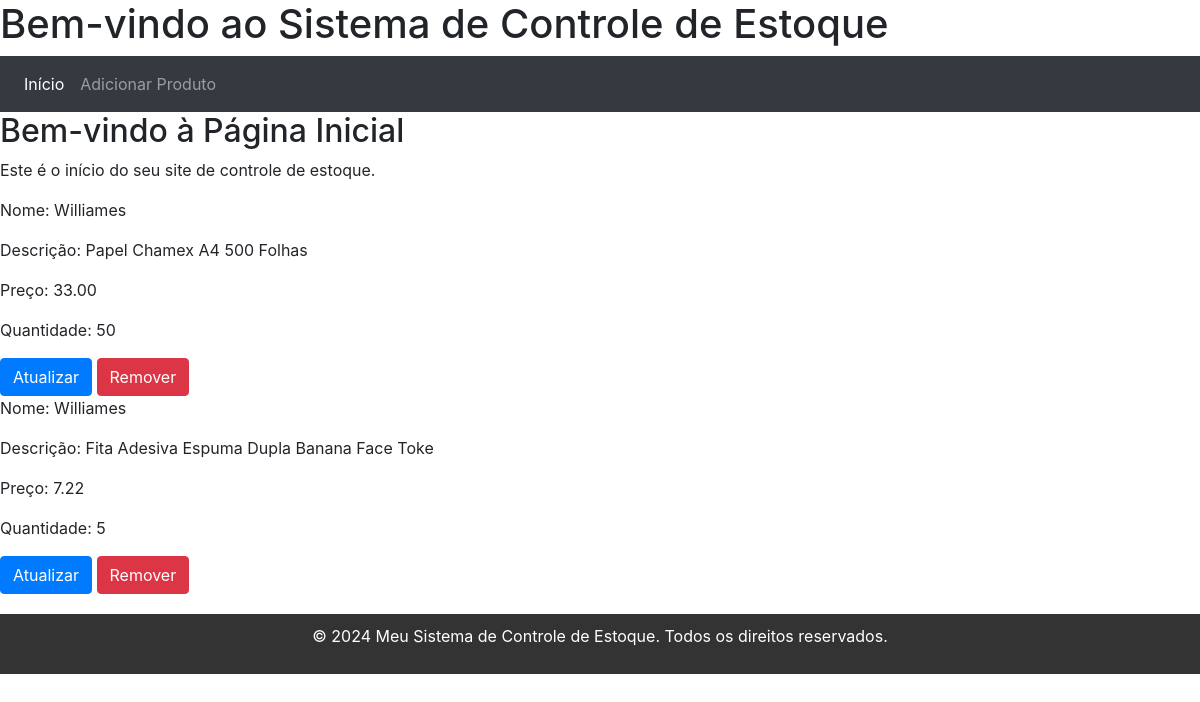
Before: / with the older database file.
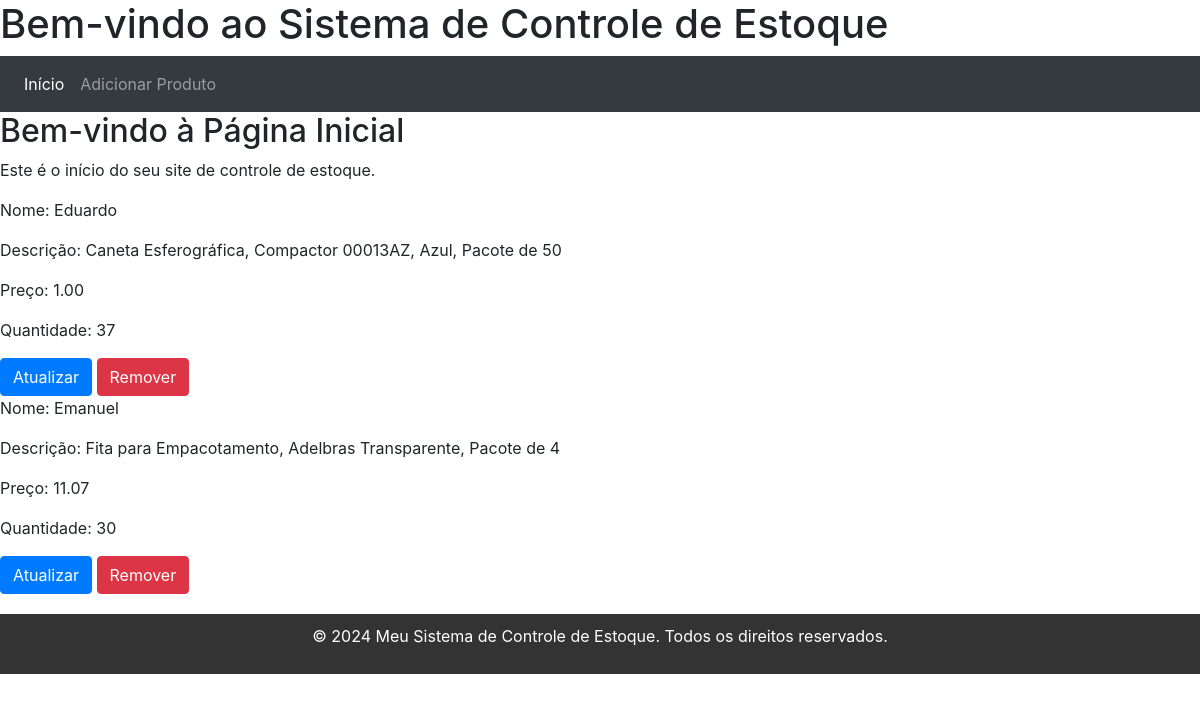
After: the same page with the newer database file.
### estoque/models.py (models this page shows, shortened)
class Produto(models.Model):
    nome = models.CharField(max_length=255)
    descricao = models.TextField(blank=True)
    preco = models.DecimalField(max_digits=10, decimal_places=2)
    quantidade = models.IntegerField()

### estoque/views.py (the view)
# urls.py: 2. Add a URL to urlpatterns:  path('', views.home, name='home')
def home(request):
    produtos = Produto.objects.all()  # Busca todos os produtos cadastrados
    return render(request, 'estoque/home.html', {'produtos': produtos})

### estoque/templates/estoque/home.html
{% extends 'estoque/base.html' %}
{% block content %}
    <h2>Bem-vindo à Página Inicial</h2>
    <p>Este é o início do seu site de controle de estoque.</p>
    {% for produto in produtos %}
        <div>
            <p>Nome: {{ produto.nome }}</p>
            <p>Descrição: {{ produto.descricao }}</p>
            <p>Preço: {{ produto.preco }}</p>
            <p>Quantidade: {{ produto.quantidade }}</p>
            <a href="{% url 'atualizar_produto' pk=produto.pk %}" class="btn btn-primary">Atualizar</a>
            <a href="{% url 'remover_produto' pk=produto.pk %}" class="btn btn-danger"
               onclick="return confirm('Tem certeza que deseja remover este produto?');">
               Remover
            </a>
        </div>
    {% endfor %}
{% endblock %}

### estoque/templates/estoque/base.html (shortened to what this page needs)
{% load static %}
<!DOCTYPE html>
<html lang="pt-br">
<head>
    <link rel="stylesheet" href="{% static 'css/estilo.css' %}">
    <link rel="stylesheet" href="{% static 'css/bootstrap.min.css' %}">
</head>
<body>
    <header>
        <h1>Bem-vindo ao Sistema de Controle de Estoque</h1>
        <nav class="navbar navbar-expand navbar-dark bg-dark">
            <div class="collapse navbar-collapse" id="navbarsExample02">
                <ul class="navbar-nav mr-auto">
                    <li class="nav-item active">
                        <a class="nav-link" href="{% url 'home' %}">
                            Início
                        </a>
                    </li>
                    <li class="nav-item">
                        <a class="nav-link" href="{% url 'adicionar_produto' %}">
                            Adicionar Produto
                        </a>
                    </li>
                </ul>
            </div>
        </nav>
    </header>
    <main>
        {% block content %}{% endblock %}
    </main>
    <footer>
        <p>&copy; 2024 Meu Sistema de Controle de Estoque. Todos os direitos reservados.</p>
    </footer>
</body>
</html>

### estoque/static/css/estilo.css (style rules this page uses)
body { margin-bottom: 100px; }
footer { background-color: #333; color: #fff; text-align: center; padding: 10px 0; margin-top: 20px; }

Changed rows visible on the page:
removed Produto: nome "Williames", descricao "Papel Chamex A4 500 Folhas", preco "33.00", quantidade "50"
removed Produto: nome "Williames", descricao "Fita Adesiva Espuma Dupla Banana Face Toke", preco "7.22", quantidade "5"
added Produto: nome "Eduardo", descricao "Caneta Esferográfica, Compactor 00013AZ, Azul, Pacote de 50", preco "1.00", quantidade "37"
added Produto: nome "Emanuel", descricao "Fita para Empacotamento, Adelbras Transparente, Pacote de 4", preco "11.07", quantidade "30"
